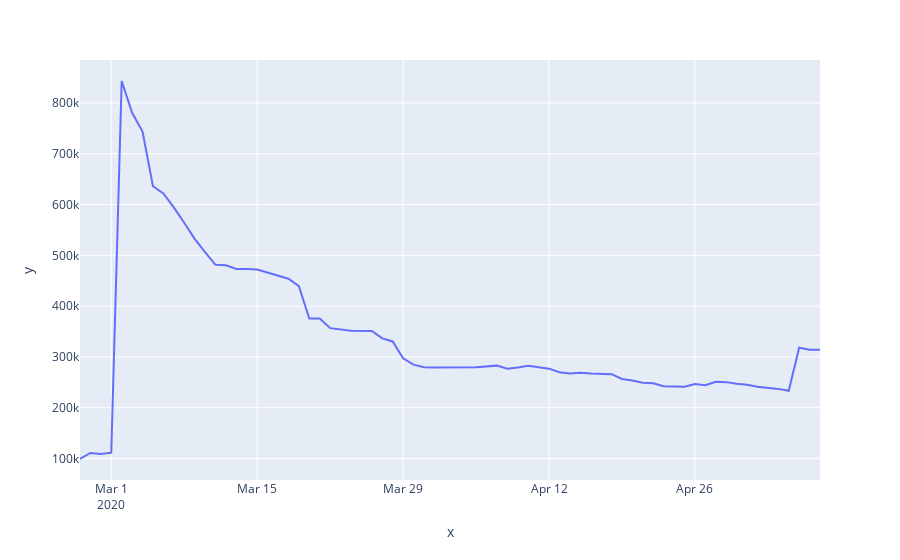

Notebook code cell kept with this figure:
### Code cell
px.line(x = res.keys().get_level_values(0).unique(), y=mean_square_price)
